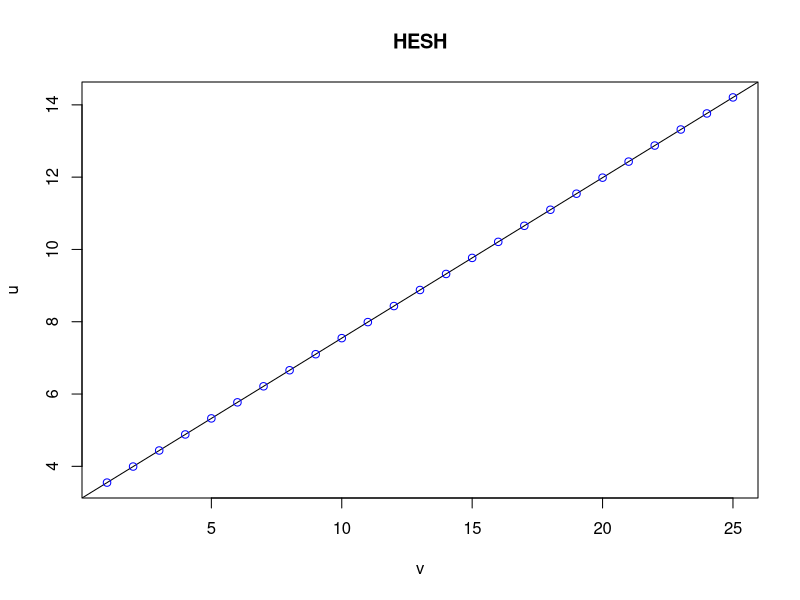
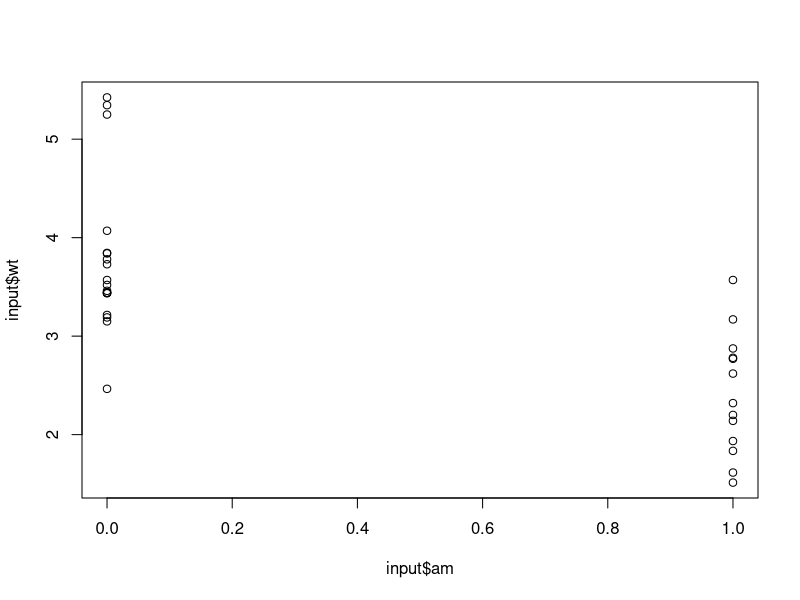
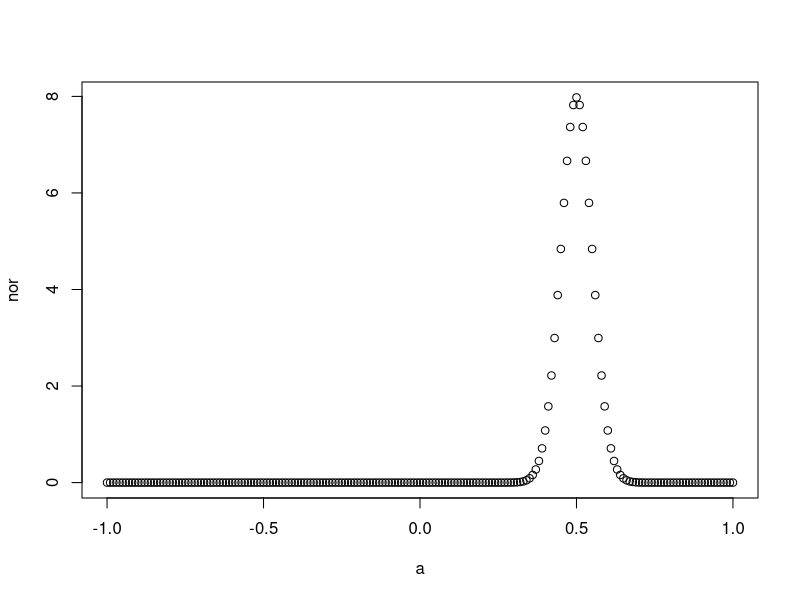
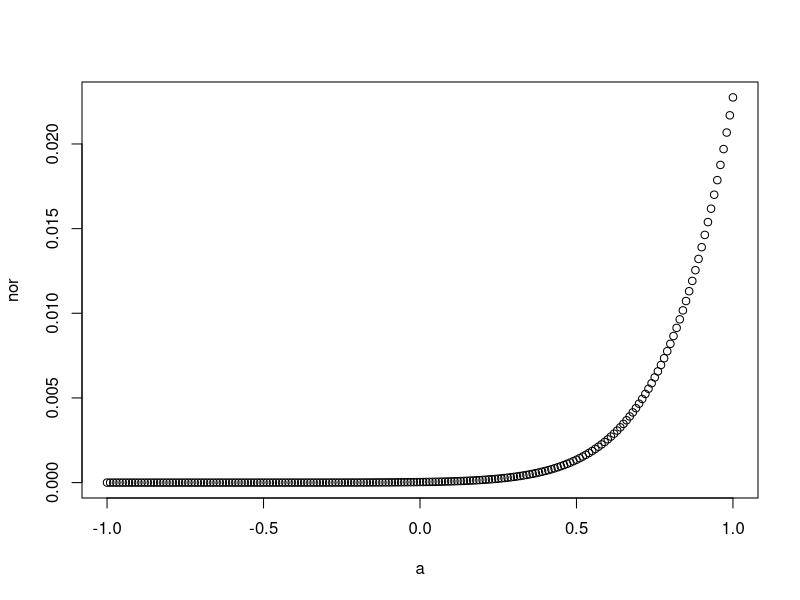
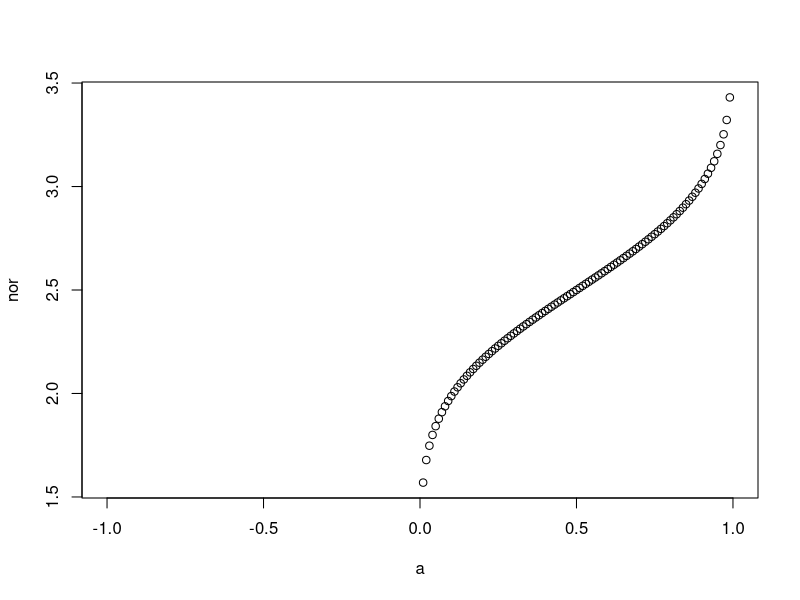
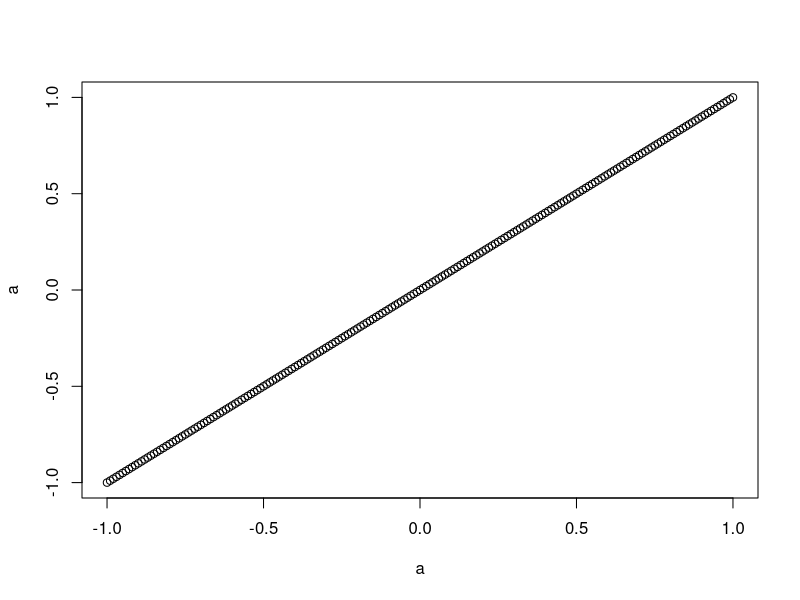

Here is the R script that generated these plots, in order:

getmode <- function(v) {
  uniqv <- unique(v)
  uniqv[which.max(tabulate(match(v, uniqv)))]
}





v = c(1, 2, 3, 4, 5, 6, 5, 4, 3, 2,2,2,2,2, 1, 2, 3, 4, 3, 2, 4, 3, 2, 5, 4)

getmode(v)



unqv<-unique(v)
unqv
match(v,unqv)
tabulate(match(v,unqv))
max(tabulate(match(v,unqv)))
unqv[which.max(tabulate(match(v,unqv)))]
v= seq(40:64)
u = seq(3.55,14.6, by=0.444)

rel <- lm(u~v)
rel
summary(rel)

data <- data.frame(v=4)
res<-predict(rel, data)
res

plot(v,u, col="blue", main = "HESH", abline(lm(u~v)))

input <- mtcars[, c("mpg","disp", "hp", "wt")]
input

model <- lm(mpg~disp+hp+wt, data=input)

coef <- coef(model)[1]
coef

input <- mtcars[,c("am","cyl","hp","wt")]
logrel = glm(formula = am ~ cyl + hp + wt, data = input, family = binomial)
logrel
summary(logrel)
coef <- coef(logrel)
coef

plot(input$am, input$wt)


a <- seq(-1, 1, by=0.01)

nor <- dnorm(a, mean=.5, sd=0.05)
plot(a,nor)

nor <- pnorm(a, mean=2, sd=0.5)
plot(a,nor)

nor <- qnorm(a, mean=2.5, sd=0.4)
plot(a,nor)

nor <- dnorm(a, mean=2, sd=0.4)
plot(a,a)
a
nor

